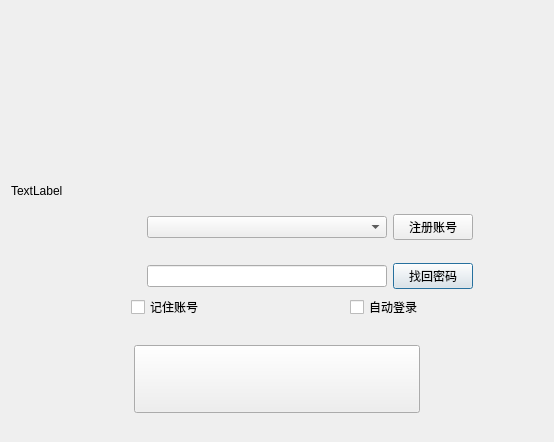
<?xml version="1.0" encoding="UTF-8"?>
<ui version="4.0">
 <class>ChatLogin</class>
 <widget class="QDialog" name="ChatLogin">
  <property name="geometry">
   <rect>
    <x>0</x>
    <y>0</y>
    <width>554</width>
    <height>442</height>
   </rect>
  </property>
  <property name="windowTitle">
   <string>Dialog</string>
  </property>
  <property name="styleSheet">
   <string notr="true"/>
  </property>
  <layout class="QVBoxLayout" name="verticalLayout_5">
   <item>
    <layout class="QVBoxLayout" name="verticalLayout_4">
     <item>
      <layout class="QHBoxLayout" name="horizontalLayout">
       <item>
        <spacer name="verticalSpacer">
         <property name="orientation">
          <enum>Qt::Vertical</enum>
         </property>
         <property name="sizeType">
          <enum>QSizePolicy::Fixed</enum>
         </property>
         <property name="sizeHint" stdset="0">
          <size>
           <width>20</width>
           <height>170</height>
          </size>
         </property>
        </spacer>
       </item>
      </layout>
     </item>
     <item>
      <layout class="QHBoxLayout" name="horizontalLayout_3">
       <item>
        <widget class="QLabel" name="tip_label">
         <property name="text">
          <string>TextLabel</string>
         </property>
        </widget>
       </item>
       <item>
        <spacer name="horizontalSpacer_5">
         <property name="orientation">
          <enum>Qt::Horizontal</enum>
         </property>
         <property name="sizeHint" stdset="0">
          <size>
           <width>40</width>
           <height>20</height>
          </size>
         </property>
        </spacer>
       </item>
      </layout>
     </item>
     <item>
      <layout class="QGridLayout" name="gridLayout">
       <item row="1" column="2">
        <spacer name="horizontalSpacer_6">
         <property name="orientation">
          <enum>Qt::Horizontal</enum>
         </property>
         <property name="sizeType">
          <enum>QSizePolicy::Fixed</enum>
         </property>
         <property name="sizeHint" stdset="0">
          <size>
           <width>40</width>
           <height>10</height>
          </size>
         </property>
        </spacer>
       </item>
       <item row="0" column="3">
        <widget class="AccountComboBox" name="account_box">
         <property name="enabled">
          <bool>true</bool>
         </property>
        </widget>
       </item>
       <item row="2" column="2">
        <widget class="QLabel" name="password_label">
         <property name="styleSheet">
          <string notr="true">QLabel
{
	border-image: url(:/pix/button/code.png);
}</string>
         </property>
         <property name="text">
          <string/>
         </property>
        </widget>
       </item>
       <item row="2" column="4">
        <widget class="QPushButton" name="lost_password_button">
         <property name="text">
          <string>找回密码</string>
         </property>
        </widget>
       </item>
       <item row="0" column="0">
        <spacer name="horizontalSpacer_4">
         <property name="orientation">
          <enum>Qt::Horizontal</enum>
         </property>
         <property name="sizeType">
          <enum>QSizePolicy::Fixed</enum>
         </property>
         <property name="sizeHint" stdset="0">
          <size>
           <width>70</width>
           <height>20</height>
          </size>
         </property>
        </spacer>
       </item>
       <item row="2" column="3">
        <widget class="QLineEdit" name="password_box"/>
       </item>
       <item row="1" column="1">
        <spacer name="verticalSpacer_5">
         <property name="orientation">
          <enum>Qt::Vertical</enum>
         </property>
         <property name="sizeType">
          <enum>QSizePolicy::Fixed</enum>
         </property>
         <property name="sizeHint" stdset="0">
          <size>
           <width>20</width>
           <height>10</height>
          </size>
         </property>
        </spacer>
       </item>
       <item row="0" column="4">
        <widget class="QPushButton" name="mmregister_button">
         <property name="text">
          <string>注册账号</string>
         </property>
        </widget>
       </item>
       <item row="0" column="2">
        <widget class="QLabel" name="account_label">
         <property name="styleSheet">
          <string notr="true">QLabel
{
	border-image: url(:/pix/button/account.png);
}</string>
         </property>
         <property name="text">
          <string/>
         </property>
        </widget>
       </item>
       <item row="2" column="0">
        <spacer name="verticalSpacer_3">
         <property name="orientation">
          <enum>Qt::Vertical</enum>
         </property>
         <property name="sizeType">
          <enum>QSizePolicy::Fixed</enum>
         </property>
         <property name="sizeHint" stdset="0">
          <size>
           <width>20</width>
           <height>22</height>
          </size>
         </property>
        </spacer>
       </item>
       <item row="0" column="1">
        <spacer name="verticalSpacer_4">
         <property name="orientation">
          <enum>Qt::Vertical</enum>
         </property>
         <property name="sizeType">
          <enum>QSizePolicy::Fixed</enum>
         </property>
         <property name="sizeHint" stdset="0">
          <size>
           <width>20</width>
           <height>40</height>
          </size>
         </property>
        </spacer>
       </item>
       <item row="0" column="5">
        <spacer name="horizontalSpacer_7">
         <property name="orientation">
          <enum>Qt::Horizontal</enum>
         </property>
         <property name="sizeType">
          <enum>QSizePolicy::Fixed</enum>
         </property>
         <property name="sizeHint" stdset="0">
          <size>
           <width>70</width>
           <height>20</height>
          </size>
         </property>
        </spacer>
       </item>
      </layout>
     </item>
     <item>
      <layout class="QHBoxLayout" name="horizontalLayout_4">
       <item>
        <spacer name="horizontalSpacer_8">
         <property name="orientation">
          <enum>Qt::Horizontal</enum>
         </property>
         <property name="sizeType">
          <enum>QSizePolicy::Fixed</enum>
         </property>
         <property name="sizeHint" stdset="0">
          <size>
           <width>120</width>
           <height>20</height>
          </size>
         </property>
        </spacer>
       </item>
       <item>
        <widget class="QCheckBox" name="remember_account_box">
         <property name="styleSheet">
          <string notr="true"/>
         </property>
         <property name="text">
          <string>记住账号</string>
         </property>
        </widget>
       </item>
       <item>
        <spacer name="horizontalSpacer">
         <property name="orientation">
          <enum>Qt::Horizontal</enum>
         </property>
         <property name="sizeHint" stdset="0">
          <size>
           <width>148</width>
           <height>20</height>
          </size>
         </property>
        </spacer>
       </item>
       <item>
        <widget class="QCheckBox" name="auto_login_box">
         <property name="text">
          <string>自动登录</string>
         </property>
        </widget>
       </item>
       <item>
        <spacer name="horizontalSpacer_9">
         <property name="orientation">
          <enum>Qt::Horizontal</enum>
         </property>
         <property name="sizeType">
          <enum>QSizePolicy::Fixed</enum>
         </property>
         <property name="sizeHint" stdset="0">
          <size>
           <width>120</width>
           <height>20</height>
          </size>
         </property>
        </spacer>
       </item>
      </layout>
     </item>
     <item>
      <spacer name="verticalSpacer_2">
       <property name="orientation">
        <enum>Qt::Vertical</enum>
       </property>
       <property name="sizeType">
        <enum>QSizePolicy::Fixed</enum>
       </property>
       <property name="sizeHint" stdset="0">
        <size>
         <width>20</width>
         <height>20</height>
        </size>
       </property>
      </spacer>
     </item>
     <item>
      <layout class="QHBoxLayout" name="horizontalLayout_5">
       <item>
        <spacer name="horizontalSpacer_2">
         <property name="orientation">
          <enum>Qt::Horizontal</enum>
         </property>
         <property name="sizeType">
          <enum>QSizePolicy::Fixed</enum>
         </property>
         <property name="sizeHint" stdset="0">
          <size>
           <width>123</width>
           <height>20</height>
          </size>
         </property>
        </spacer>
       </item>
       <item>
        <widget class="QPushButton" name="login_button">
         <property name="sizePolicy">
          <sizepolicy hsizetype="Expanding" vsizetype="MinimumExpanding">
           <horstretch>0</horstretch>
           <verstretch>0</verstretch>
          </sizepolicy>
         </property>
         <property name="styleSheet">
          <string notr="true">QPushButton
{
border-image: url(:/pix/button/login_button.png);
}</string>
         </property>
         <property name="text">
          <string/>
         </property>
        </widget>
       </item>
       <item>
        <spacer name="horizontalSpacer_3">
         <property name="orientation">
          <enum>Qt::Horizontal</enum>
         </property>
         <property name="sizeType">
          <enum>QSizePolicy::Fixed</enum>
         </property>
         <property name="sizeHint" stdset="0">
          <size>
           <width>123</width>
           <height>20</height>
          </size>
         </property>
        </spacer>
       </item>
      </layout>
     </item>
     <item>
      <spacer name="verticalSpacer_6">
       <property name="orientation">
        <enum>Qt::Vertical</enum>
       </property>
       <property name="sizeType">
        <enum>QSizePolicy::Fixed</enum>
       </property>
       <property name="sizeHint" stdset="0">
        <size>
         <width>20</width>
         <height>18</height>
        </size>
       </property>
      </spacer>
     </item>
     <item>
      <layout class="QHBoxLayout" name="horizontalLayout_6"/>
     </item>
    </layout>
   </item>
  </layout>
 </widget>
 <customwidgets>
  <customwidget>
   <class>AccountComboBox</class>
   <extends>QComboBox</extends>
   <header>accountcombobox.h</header>
  </customwidget>
 </customwidgets>
 <resources/>
 <connections/>
</ui>
